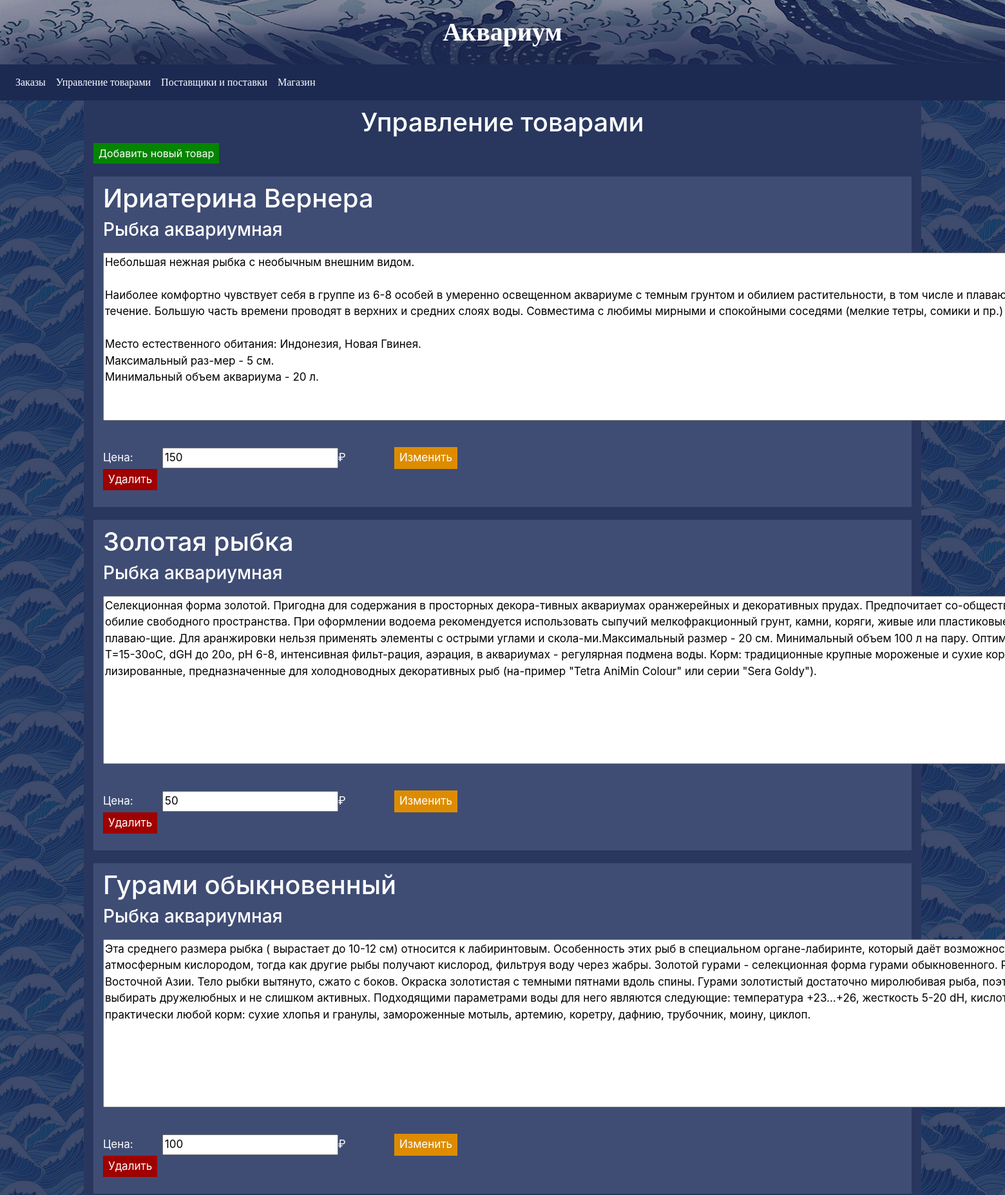
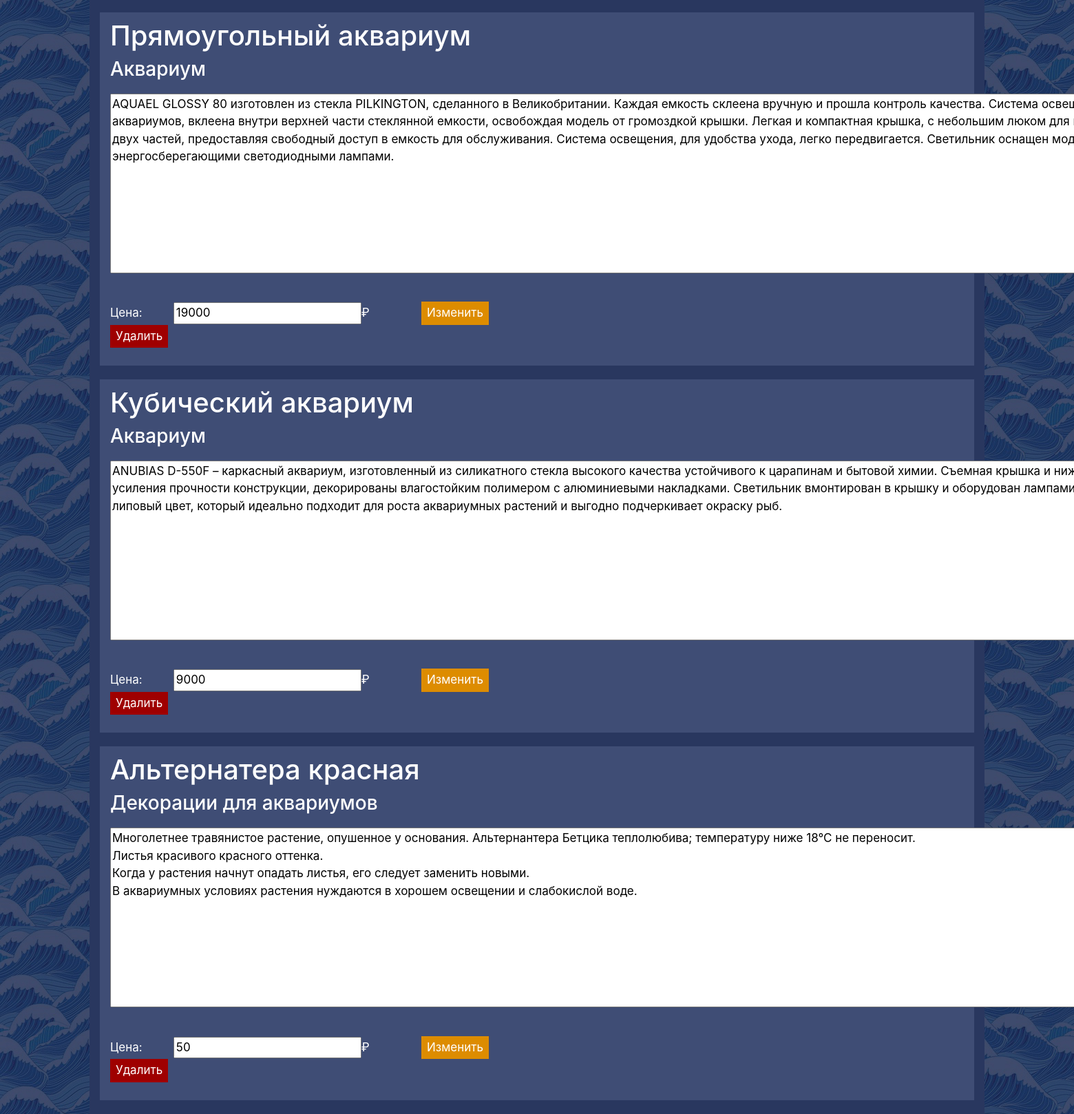
/products.php, run on the app's committed database (2 pictures, top to bottom).
### tables this page shows
CREATE TABLE `product` (
  `Product_ID` int(11) NOT NULL,
  `Waybill_ID` int(11) NOT NULL,
  `Type` varchar(30) DEFAULT NULL,
  `Name` varchar(50) DEFAULT NULL,
  `Price` double NOT NULL,
  `Description` varchar(1000) NOT NULL
);

### products.php (the view, shortened to what this page needs)
<html lang="ru">
<head>
    <link rel="stylesheet" href="styles/style.css">
    <link rel="stylesheet" href="https://stackpath.bootstrapcdn.com/bootstrap/4.1.1/css/bootstrap.min.css"
integrity="sha384-WskhaSGFgHYWDcbwN70/dfYBj47jz9qbsMId/iRN3ewGhXQFZCSftd1LZCfmhktB">
</head>
<body>
    <header><a href="index.html" class="brand"">Аквариум</a></header>
    <nav class="navbar navbar-expand-lg">
        <div class="collapse navbar-collapse" id="navbar_gallery">
          <ul class="navbar-nav" id="navbar_line">
            <li class="nav-item">
              <a class="nav-link" href="admin.php">Заказы</a>
            </li>
            <li class="nav-item">
              <a class="nav-link" href="products.php">Управление товарами</a>
            </li>
            <li class="nav-item">
              <a class="nav-link" href="supplyer.php">Поставщики и поставки</a>
            </li>
            <li class="nav-item">
              <a class="nav-link" href="index.php">Магазин</a>
            </li>
          </ul>
        </div>
      </nav>
       <div class="container-fluid">
            <div class="row" id="row">
              <div class="col-md-1 underwear">
                  </div>
                     <div class="col-md-10 wear main_content">
                        <h1>Управление товарами</h1>
                        <div>
                            <button class="buy_button" onclick="to_new_product()">Добавить новый товар</button>
                        </div>
                        <div id="base_out">
                            <?php
                            include "pdo.php";
                             $stmt=$pdo->query("SELECT * FROM product");
                             foreach($stmt as $array){
                                 echo '<div class="product_admin_element">';
                                 echo "<h1 style='text-align:left'>".$array["Name"]."</h1>";
                                 echo "<h3 style='text-align:left'>".$array["Type"]."</h3>";
                                 echo"
                                 <div class='description_text change'><p><textarea name='' id='".$array["Product_ID"]."+description' cols='150' rows='10'>".$array["Description"]."</textarea></p>
                                 <br><p class='description_price'>Цена: <span id='description_price'><input type='text' id='".$array["Product_ID"]."+price' value='".$array["Price"]."'></span>₽
                                 <button class='yellow_button admin_product_btn' id='".$array["Product_ID"]."' onclick='change_product_elem(this.id)'>Изменить</button>
                                 <button class='red_button' id='".$array["Product_ID"]."' onclick='delete_product_elem(this.id)'>Удалить</button>
                                 <br>
                                 </div>";
                                 echo '</div>';
                             }
                            ?>
                        </div>
                     </div>
                         <div class="col-md-1 underwear">
                            </div>
                          </div>
                      </div>
  </body>
</html>

### styles/style.css (style rules this page uses)
body { position: relative; scroll-behavior: smooth; }
header { max-height: 120px; min-height: 100px; text-align: center; width: 100%; font-size: 40px; text-decoration: none; padding-top: 20px; }
button { border: none; background: #1C2A52; border: 2px solid white; color: white; }
button.buy_button { border: none; padding: 4px 8px; background: #048400; transition: 0.3s linear; }
button.red_button { border: none; padding: 4px 8px; background: #9F0000; transition: 0.3s linear; }
button.yellow_button { background: #DD8C00; border: none; transition: 0.3s linear; padding: 4px 8px; }
header { background-image: url(../imgs/bg_header.jpg); }
nav { background: #1C2A52; position: relative; z-index: 11; box-shadow: 10 10px 0px rgba(0, 0, 0, 0.5); }
a.brand { font-family: "Spectral SC", serif; font-weight: 700; color: white; text-decoration: none; }
a.nav-link { font-family: "Spectral SC", serif; font-weight: 500; padding: 8px 90px; color: white; transition: 0.3s linear; }
.wear { background-color: #29375F; color: white; text-align: justify; z-index: 10; }
.underwear { background-image: url(../imgs/bg_content.jpg); background-attachment: fixed; }
.main_content { padding-top: 10px; }
h1 { text-align: center; }
h3 { text-align: center; }
div.description_text { width: 50%; float: right; padding-top: 10px; padding-right: 40px; font-size: 17px; }
div.change { float: none; }
.product_admin_element { background: #3F4D75; margin: 20px 0; padding: 10px 15px; }
.admin_product_btn { margin: 0 30px; }

### data on the page
product: Name "Ириатерина Вернера", Type "Рыбка аквариумная", Product_ID+Description "Небольшая нежная рыбка с необычным внешним видом. Наиболее комфортно чувствует себя в группе из 6-8 особей в умеренно освещенном аквариуме с темным грунтом и обилием растительности, в том числе и плавающей. Любит чистую воду, течение. Большую часть времени проводят в верхних и средних слоях воды. Совместима с любимы мирными и спокойными соседями (мелкие тетры, сомики и пр.) Место естественного обитания: Индонезия, Новая Гвинея. Максимальный раз-мер - 5 см. Минимальный объем аквариума - 20 л.", Price "150"
product: Name "Золотая рыбка", Type "Рыбка аквариумная", Product_ID+Description "Селекционная форма золотой. Пригодна для содержания в просторных декора-тивных аквариумах оранжерейных и декоративных прудах. Предпочитает со-общество себе подобных, ярких свет, обилие свободного пространства. При оформлении водоема рекомендуется использовать сыпучий мелкофракционный грунт, камни, коряги, живые или пластиковые растения, в том числе плаваю-щие. Для аранжировки нельзя применять элементы с острыми углами и скола-ми.Максимальный размер - 20 см. Минимальный объем 100 л на пару. Оптималь-ные условия содержания: Т=15-30оС, dGH до 20о, рН 6-8, интенсивная фильт-рация, аэрация, в аквариумах - регулярная подмена воды. Корм: традиционные крупные мороженые и сухие корма, в том числе…", Price "50"
product: Name "Гурами обыкновенный", Type "Рыбка аквариумная", Product_ID+Description "Эта среднего размера рыбка ( вырастает до 10-12 см) относится к лабиринтовым. Особенность этих рыб в специальном органе-лабиринте, который даёт возможность дышать напрямую атмосферным кислородом, тогда как другие рыбы получают кислород, фильтруя воду через жабры. Золотой гурами - селекционная форма гурами обыкновенного. Родина этих рыб-водоёмы Юго-Восточной Азии. Тело рыбки вытянуто, сжато с боков. Окраска золотистая с темными пятнами вдоль спины. Гурами золотистый достаточно миролюбивая рыба, поэтому и соседей ей следует выбирать дружелюбных и не слишком активных. Подходящими параметрами воды для него являются следующие: температура +23…+26, жесткость 5-20 dH, кислотность 6.5-7.5 рН.…", Price "100"
product: Name "Прямоугольный аквариум", Type "Аквариум", Product_ID+Description "AQUAEL GLOSSY 80 изготовлен из стекла PILKINGTON, сделанного в Великобритании. Каждая емкость склеена вручную и прошла контроль качества. Система освещения в данной серии аквариумов, вклеена внутри верхней части стеклянной емкости, освобождая модель от громоздкой крышки. Легкая и компактная крышка, с небольшим люком для кормления рыб, состоит из двух частей, предоставляя свободный доступ в емкость для обслуживания. Система освещения, для удобства ухода, легко передвигается. Светильник оснащен модулем LEDDY TUBE с энергосберегающими светодиодными лампами.", Price "19000"
product: Name "Кубический аквариум", Type "Аквариум", Product_ID+Description "ANUBIAS D-550F – каркасный аквариум, изготовленный из силикатного стекла высокого качества устойчивого к царапинам и бытовой химии. Съемная крышка и нижняя рама, созданная для усиления прочности конструкции, декорированы влагостойким полимером с алюминиевыми накладками. Светильник вмонтирован в крышку и оборудован лампами Т8, излучающими теплый липовый цвет, который идеально подходит для роста аквариумных растений и выгодно подчеркивает окраску рыб.", Price "9000"
product: Name "Альтернатера красная", Type "Декорации для аквариумов", Product_ID+Description "Многолетнее травянистое растение, опушенное у основания. Альтернантера Бетцика теплолюбива; температуру ниже 18°С не переносит. Листья красивого красного оттенка. Когда у растения начнут опадать листья, его следует заменить новыми. В аквариумных условиях растения нуждаются в хорошем освещении и слабокислой воде.", Price "50"
